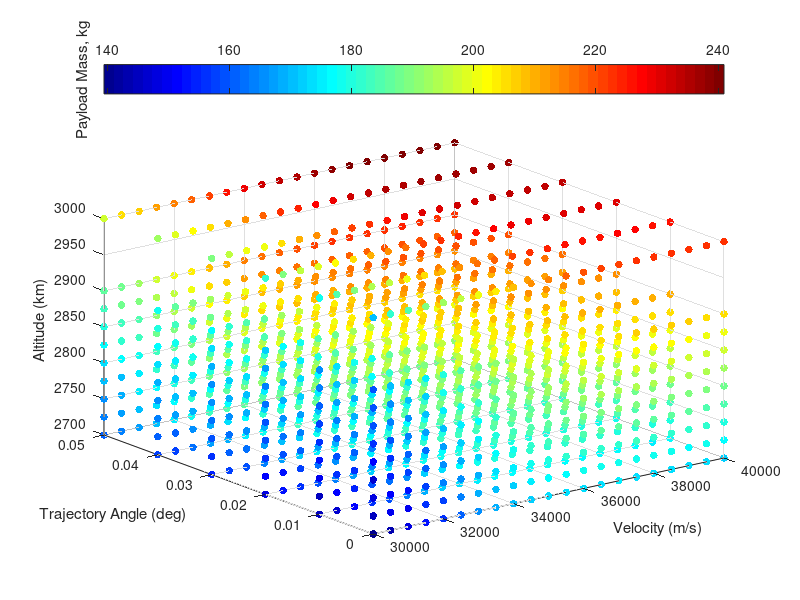
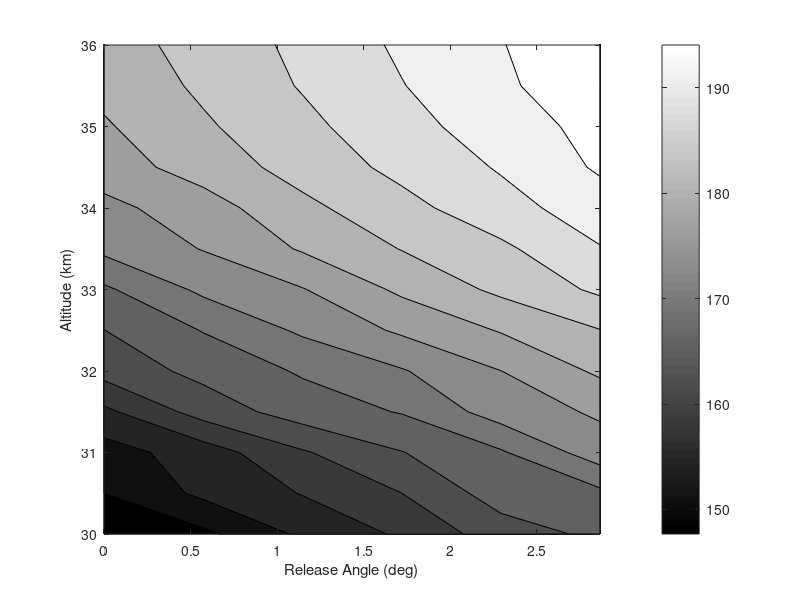

The MATLAB script that drew these images, in order: (Note: this script raises an error after producing the figures.)
% visualising third stage cost results
clear all
ThirdStageData = sortrows(dlmread('thirdstageforvis.dat'));
Atmosphere = dlmread('atmosphere.txt');
% map = [0, 0, 0
%     0, 0, 0
%     .0, 0, 0
%     .2, 0, 0
%     .6, 0, 0.0
%     1.0, 0, 0];
% colormap(map)




colormap jet
scatter3(ThirdStageData(:,3),ThirdStageData(:,4),ThirdStageData(:,5),30,ThirdStageData(:,6), 'filled')

ylabel('Trajectory Angle (deg)')
xlabel('Velocity (m/s)')
zlabel('Altitude (km)')
c=colorbar('northoutside');
ylabel(c,'Payload Mass, kg')



% [Alt,Angle,Vel,Payload] = thirdstagemanipulation('thirdstage.dat');
% 
% [meshAlt,meshAngle,meshVel] = meshgrid(Alt,Angle,Vel);
% 
% for i = 1:length(Alt)
%     for j = 1:length(Angle)
%         for k = 1: length(Vel)
%             meshPayload(j,i,k) = interp3(meshAlt,meshAngle,meshVel,Payload,Alt(i),Angle(j),Vel(k));
% 
%         end
%     end
% end

[meshAlt,meshAngle,meshVel] = meshgrid(unique(ThirdStageData(:,3)),unique(ThirdStageData(:,4)),unique(ThirdStageData(:,5)));
meshPayload = permute(reshape(ThirdStageData(:,6),[length(unique(ThirdStageData(:,5))),length(unique(ThirdStageData(:,4))),length(unique(ThirdStageData(:,3)))]),[2 3 1]);

% 
% figure(2)
% ax1 = subplot(2,2,1);
% colormap(gray)
% C = contourf(meshAngle(:,:,1),meshAlt(:,:,1)/1000,meshPayload(:,:,1),13)
% 
% xlabel('Trajectory Angle (deg)')
% ylabel('Altitude (km)')
% title('2800 m/s')
% 
% 
% ax2 = subplot(2,2,2);
% colormap(gray)
% C = contourf(meshAngle(:,:,3),meshAlt(:,:,3)/1000,meshPayload(:,:,3),13)
% 
% xlabel('Trajectory Angle (deg)')
% ylabel('Altitude (km)')
% 
% title('2850 m/s')
% 
% ax3 = subplot(2,2,3);
% colormap(gray)
% C = contourf(meshAngle(:,:,5),meshAlt(:,:,5)/1000,meshPayload(:,:,5),13)
% 
% xlabel('Trajectory Angle (deg)')
% ylabel('Altitude (km)')
% 
% title('2900 m/s')
% 



% ax4 = subplot(2,2,4);
% colormap(gray)
% C = contourf(meshAngle(:,:,6),meshAlt(:,:,6)/1000,meshPayload3,13)
% c=colorbar('southoutside')
% c.LimitsMode = 'manual'
% c.Limits = [200 320]
% xlabel('Trajectory Angle (deg)')
% ylabel('Altitude (km)')
% ylabel(c,'Payload Mass, kg')
% 
% set([ax1 ax2 ax3 ax4],'clim',[200 320]);


 figure(2)

colormap(gray)
C = contourf(rad2deg(meshAngle(:,:,3)),meshAlt(:,:,3)/1000,meshPayload(:,:,3),13)

xlabel('Release Angle (deg)')
ylabel('Altitude (km)')
% title('2750 m/s')
ylim([30 36])
c = colorbar;
c.Label.String = 'Payload (kg)';

% slice(threeDMAT,[1,3,5],[],[])
% colormap hsv


% contourslice(threeDMAT,[1,3,6],[],[],10)



% getting maximum values
[max1,ind1] = max(threeDMAT,[],3);

[max2,ind2] = max(max1,[],2);

ind  = [ind1(ind2),ind2] % this really doesnt tell me much, as it wants very high altitude all the time





% plotting density


figure(4)
plot(Atmosphere(:,1)/1000,  Atmosphere(:,4)),'Color','k','LineWidth',0.8;
xlim([20,40])

xlabel('Altitude (km)')
ylabel('Density (kg/m^3)')


figure(5)

[meshAngle2,meshVel2,meshAlt2] = meshgrid(Angle,Vel,Alt);

colormap(gray)

colormap(flipud(colormap))
hx = slice(meshAngle2,meshVel2,meshAlt2./1000,threeDMAT,[],[2600:100:3000],[])

% [Xq,Yq,Zq] = meshgrid([0:.5:5],[2600:100:3000],[20000:500:40000]);
% threeDMATint = interp3(meshAngle2,meshVel2,meshAlt2,threeDMAT,Xq,Yq,Zq);
% hx = slice(Xq,Yq,Zq/1000,threeDMATint,[],[2600:100:3000],[]);

caxis([220 340]) 
c=colorbar('northoutside')
c.LimitsMode = 'manual'
c.Limits = [180 320]

set(hx, 'EdgeColor', 'none');

% set(hx, 'FaceColor', 'interp'); % use this to smooth
set(hx, 'FaceColor', 'flat');

xlabel('Trajectory Angle (deg)','FontSize',17)
ylabel('Velocity (m/s)','FontSize',17)
zlabel('Altitude (km)','FontSize',17)
ylabel(c,'Payload Mass, kg','FontSize',17)
